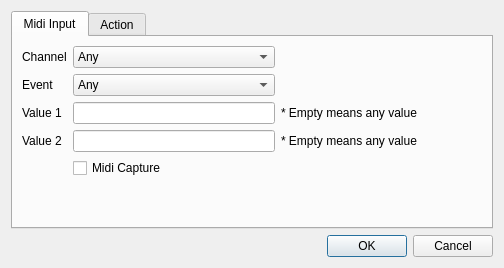
<?xml version="1.0" encoding="UTF-8"?>
<ui version="4.0">
 <class>MidiMapDialog</class>
 <widget class="QDialog" name="MidiMapDialog">
  <property name="geometry">
   <rect>
    <x>0</x>
    <y>0</y>
    <width>504</width>
    <height>268</height>
   </rect>
  </property>
  <property name="windowTitle">
   <string>Dialog</string>
  </property>
  <layout class="QVBoxLayout" name="verticalLayout">
   <item>
    <widget class="QTabWidget" name="mapperTabBox">
     <property name="currentIndex">
      <number>0</number>
     </property>
     <widget class="QWidget" name="MidiInputTab">
      <attribute name="title">
       <string>Midi Input</string>
      </attribute>
      <layout class="QGridLayout" name="gridLayout">
       <item row="4" column="0">
        <widget class="QLabel" name="label_3">
         <property name="text">
          <string>Value 1</string>
         </property>
        </widget>
       </item>
       <item row="5" column="0">
        <widget class="QLabel" name="label_4">
         <property name="text">
          <string>Value 2</string>
         </property>
        </widget>
       </item>
       <item row="0" column="3">
        <spacer name="horizontalSpacer">
         <property name="orientation">
          <enum>Qt::Horizontal</enum>
         </property>
         <property name="sizeHint" stdset="0">
          <size>
           <width>40</width>
           <height>20</height>
          </size>
         </property>
        </spacer>
       </item>
       <item row="7" column="2">
        <spacer name="verticalSpacer">
         <property name="orientation">
          <enum>Qt::Vertical</enum>
         </property>
         <property name="sizeHint" stdset="0">
          <size>
           <width>20</width>
           <height>40</height>
          </size>
         </property>
        </spacer>
       </item>
       <item row="6" column="2">
        <widget class="QCheckBox" name="midiCaptureCheckBox">
         <property name="text">
          <string>Midi Capture</string>
         </property>
        </widget>
       </item>
       <item row="2" column="2">
        <widget class="QComboBox" name="inEventCombo">
         <item>
          <property name="text">
           <string>Any</string>
          </property>
         </item>
         <item>
          <property name="text">
           <string>Note On</string>
          </property>
         </item>
         <item>
          <property name="text">
           <string>Note Off</string>
          </property>
         </item>
         <item>
          <property name="text">
           <string>Aftertouch</string>
          </property>
         </item>
         <item>
          <property name="text">
           <string>Control</string>
          </property>
         </item>
         <item>
          <property name="text">
           <string>Program Change</string>
          </property>
         </item>
         <item>
          <property name="text">
           <string>Pitchbend</string>
          </property>
         </item>
        </widget>
       </item>
       <item row="2" column="0">
        <widget class="QLabel" name="label">
         <property name="text">
          <string>Event</string>
         </property>
        </widget>
       </item>
       <item row="0" column="0">
        <widget class="QLabel" name="label_2">
         <property name="text">
          <string>Channel</string>
         </property>
        </widget>
       </item>
       <item row="0" column="2">
        <widget class="QComboBox" name="inChannelCombo">
         <item>
          <property name="text">
           <string>Any</string>
          </property>
         </item>
         <item>
          <property name="text">
           <string>1</string>
          </property>
         </item>
         <item>
          <property name="text">
           <string>2</string>
          </property>
         </item>
         <item>
          <property name="text">
           <string>3</string>
          </property>
         </item>
         <item>
          <property name="text">
           <string>4</string>
          </property>
         </item>
         <item>
          <property name="text">
           <string>5</string>
          </property>
         </item>
         <item>
          <property name="text">
           <string>6</string>
          </property>
         </item>
         <item>
          <property name="text">
           <string>7</string>
          </property>
         </item>
         <item>
          <property name="text">
           <string>8</string>
          </property>
         </item>
         <item>
          <property name="text">
           <string>9</string>
          </property>
         </item>
         <item>
          <property name="text">
           <string>10</string>
          </property>
         </item>
         <item>
          <property name="text">
           <string>11</string>
          </property>
         </item>
         <item>
          <property name="text">
           <string>12</string>
          </property>
         </item>
         <item>
          <property name="text">
           <string>13</string>
          </property>
         </item>
         <item>
          <property name="text">
           <string>14</string>
          </property>
         </item>
         <item>
          <property name="text">
           <string>15</string>
          </property>
         </item>
         <item>
          <property name="text">
           <string>16</string>
          </property>
         </item>
        </widget>
       </item>
       <item row="4" column="2">
        <widget class="QLineEdit" name="inValue1Edit"/>
       </item>
       <item row="5" column="2">
        <widget class="QLineEdit" name="inValue2Edit"/>
       </item>
       <item row="4" column="3">
        <widget class="QLabel" name="label_9">
         <property name="text">
          <string>* Empty means any value</string>
         </property>
        </widget>
       </item>
       <item row="5" column="3">
        <widget class="QLabel" name="label_10">
         <property name="text">
          <string>* Empty means any value</string>
         </property>
        </widget>
       </item>
      </layout>
     </widget>
     <widget class="QWidget" name="ActionTab">
      <attribute name="title">
       <string>Action</string>
      </attribute>
      <layout class="QVBoxLayout" name="verticalLayout_2">
       <item>
        <layout class="QFormLayout" name="formLayout">
         <item row="0" column="0">
          <widget class="QRadioButton" name="outMidiRadioButton">
           <property name="text">
            <string>Midi Message</string>
           </property>
           <property name="checked">
            <bool>true</bool>
           </property>
          </widget>
         </item>
         <item row="0" column="1">
          <widget class="QFrame" name="frame">
           <property name="frameShape">
            <enum>QFrame::StyledPanel</enum>
           </property>
           <property name="frameShadow">
            <enum>QFrame::Raised</enum>
           </property>
           <layout class="QGridLayout" name="gridLayout_2">
            <item row="0" column="0">
             <widget class="QLabel" name="label_8">
              <property name="text">
               <string>Channel</string>
              </property>
             </widget>
            </item>
            <item row="0" column="1">
             <widget class="QComboBox" name="outChannelCombo">
              <item>
               <property name="text">
                <string>Same as input</string>
               </property>
              </item>
              <item>
               <property name="text">
                <string>1</string>
               </property>
              </item>
              <item>
               <property name="text">
                <string>2</string>
               </property>
              </item>
              <item>
               <property name="text">
                <string>3</string>
               </property>
              </item>
              <item>
               <property name="text">
                <string>4</string>
               </property>
              </item>
              <item>
               <property name="text">
                <string>5</string>
               </property>
              </item>
              <item>
               <property name="text">
                <string>6</string>
               </property>
              </item>
              <item>
               <property name="text">
                <string>7</string>
               </property>
              </item>
              <item>
               <property name="text">
                <string>8</string>
               </property>
              </item>
              <item>
               <property name="text">
                <string>9</string>
               </property>
              </item>
              <item>
               <property name="text">
                <string>10</string>
               </property>
              </item>
              <item>
               <property name="text">
                <string>11</string>
               </property>
              </item>
              <item>
               <property name="text">
                <string>12</string>
               </property>
              </item>
              <item>
               <property name="text">
                <string>13</string>
               </property>
              </item>
              <item>
               <property name="text">
                <string>14</string>
               </property>
              </item>
              <item>
               <property name="text">
                <string>15</string>
               </property>
              </item>
              <item>
               <property name="text">
                <string>16</string>
               </property>
              </item>
             </widget>
            </item>
            <item row="1" column="0">
             <widget class="QLabel" name="label_7">
              <property name="text">
               <string>Event</string>
              </property>
             </widget>
            </item>
            <item row="1" column="1">
             <widget class="QComboBox" name="outEventCombo">
              <item>
               <property name="text">
                <string>Same as input</string>
               </property>
              </item>
              <item>
               <property name="text">
                <string>Note On</string>
               </property>
              </item>
              <item>
               <property name="text">
                <string>Note Off</string>
               </property>
              </item>
              <item>
               <property name="text">
                <string>Aftertouch</string>
               </property>
              </item>
              <item>
               <property name="text">
                <string>Control</string>
               </property>
              </item>
              <item>
               <property name="text">
                <string>Program Change</string>
               </property>
              </item>
              <item>
               <property name="text">
                <string>Pitchbend</string>
               </property>
              </item>
             </widget>
            </item>
            <item row="2" column="0">
             <widget class="QLabel" name="label_5">
              <property name="text">
               <string>Value 1</string>
              </property>
             </widget>
            </item>
            <item row="2" column="1">
             <widget class="QLineEdit" name="outValue1Edit">
              <property name="enabled">
               <bool>true</bool>
              </property>
              <property name="text">
               <string/>
              </property>
             </widget>
            </item>
            <item row="2" column="2">
             <widget class="QComboBox" name="outValue1Combo">
              <item>
               <property name="text">
                <string>Same as input</string>
               </property>
              </item>
              <item>
               <property name="text">
                <string>Add</string>
               </property>
              </item>
              <item>
               <property name="text">
                <string>Assign</string>
               </property>
              </item>
             </widget>
            </item>
            <item row="4" column="0">
             <widget class="QLabel" name="label_6">
              <property name="text">
               <string>Value 2</string>
              </property>
             </widget>
            </item>
            <item row="4" column="1">
             <widget class="QLineEdit" name="outValue2Edit">
              <property name="enabled">
               <bool>true</bool>
              </property>
              <property name="text">
               <string/>
              </property>
             </widget>
            </item>
            <item row="4" column="2">
             <widget class="QComboBox" name="outValue2Combo">
              <item>
               <property name="text">
                <string>Same as input</string>
               </property>
              </item>
              <item>
               <property name="text">
                <string>Add</string>
               </property>
              </item>
              <item>
               <property name="text">
                <string>Assign</string>
               </property>
              </item>
             </widget>
            </item>
           </layout>
          </widget>
         </item>
         <item row="1" column="0">
          <widget class="QRadioButton" name="ouKeyRadioButton">
           <property name="text">
            <string>Key Sequence</string>
           </property>
          </widget>
         </item>
         <item row="1" column="1">
          <widget class="QLineEdit" name="outKeyEdit">
           <property name="enabled">
            <bool>false</bool>
           </property>
          </widget>
         </item>
        </layout>
       </item>
      </layout>
     </widget>
    </widget>
   </item>
   <item>
    <widget class="QDialogButtonBox" name="buttonBox">
     <property name="orientation">
      <enum>Qt::Horizontal</enum>
     </property>
     <property name="standardButtons">
      <set>QDialogButtonBox::Cancel|QDialogButtonBox::Ok</set>
     </property>
    </widget>
   </item>
  </layout>
 </widget>
 <resources/>
 <connections>
  <connection>
   <sender>buttonBox</sender>
   <signal>accepted()</signal>
   <receiver>MidiMapDialog</receiver>
   <slot>accept()</slot>
   <hints>
    <hint type="sourcelabel">
     <x>248</x>
     <y>254</y>
    </hint>
    <hint type="destinationlabel">
     <x>157</x>
     <y>274</y>
    </hint>
   </hints>
  </connection>
  <connection>
   <sender>buttonBox</sender>
   <signal>rejected()</signal>
   <receiver>MidiMapDialog</receiver>
   <slot>reject()</slot>
   <hints>
    <hint type="sourcelabel">
     <x>316</x>
     <y>260</y>
    </hint>
    <hint type="destinationlabel">
     <x>286</x>
     <y>274</y>
    </hint>
   </hints>
  </connection>
  <connection>
   <sender>midiCaptureCheckBox</sender>
   <signal>clicked()</signal>
   <receiver>MidiMapDialog</receiver>
   <slot>midiCaptureClicked()</slot>
   <hints>
    <hint type="sourcelabel">
     <x>142</x>
     <y>181</y>
    </hint>
    <hint type="destinationlabel">
     <x>184</x>
     <y>131</y>
    </hint>
   </hints>
  </connection>
  <connection>
   <sender>ouKeyRadioButton</sender>
   <signal>clicked()</signal>
   <receiver>MidiMapDialog</receiver>
   <slot>keySequenceClicked()</slot>
   <hints>
    <hint type="sourcelabel">
     <x>79</x>
     <y>203</y>
    </hint>
    <hint type="destinationlabel">
     <x>184</x>
     <y>131</y>
    </hint>
   </hints>
  </connection>
  <connection>
   <sender>outMidiRadioButton</sender>
   <signal>clicked()</signal>
   <receiver>MidiMapDialog</receiver>
   <slot>midiMessageClicked()</slot>
   <hints>
    <hint type="sourcelabel">
     <x>76</x>
     <y>59</y>
    </hint>
    <hint type="destinationlabel">
     <x>184</x>
     <y>131</y>
    </hint>
   </hints>
  </connection>
 </connections>
 <slots>
  <slot>midiCaptureClicked()</slot>
  <slot>midiMessageClicked()</slot>
  <slot>keySequenceClicked()</slot>
 </slots>
</ui>
